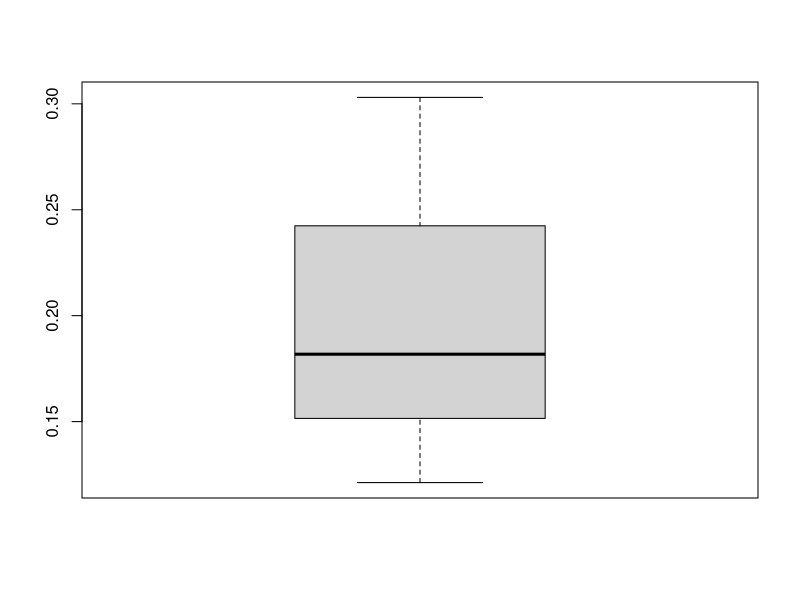
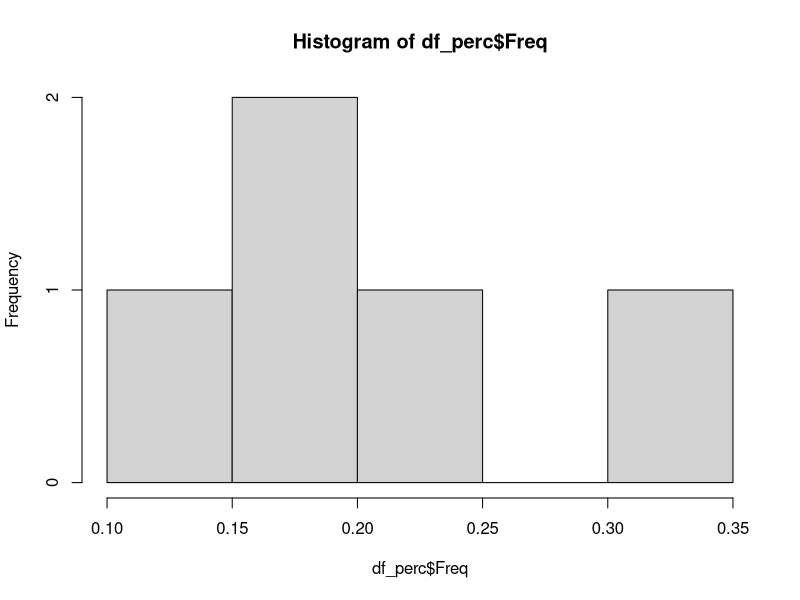
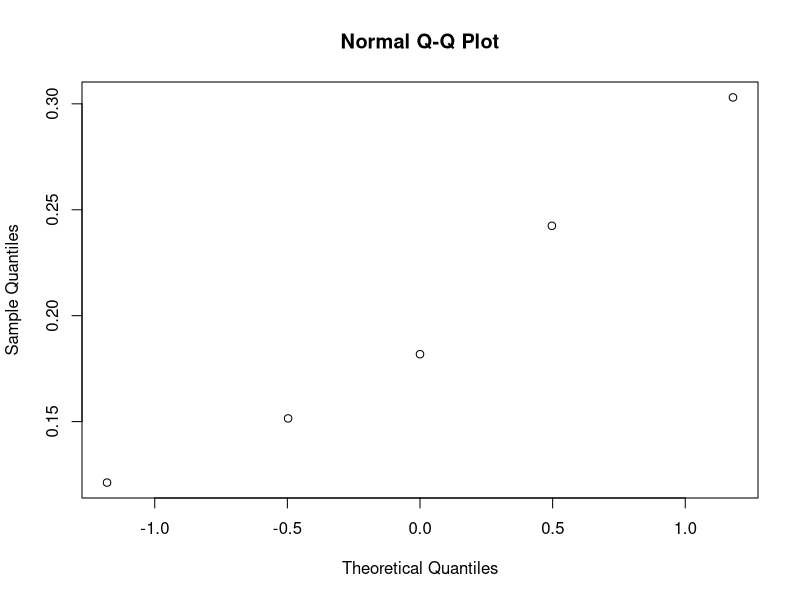

Generate these figures, in order, with R: (Note: this script raises an error after producing the figures.)
## ---- chunk 1
knitr::opts_chunk$set(echo = TRUE)
library(dplyr)
library(ggplot2)
## ---- chunk 2
survey <- read.csv("survey_cleaned.csv",sep = ",", header = T)

str(survey)

## ---- chunk 3
summary(survey)
## ---- chunk 4

na.summay <- c()

for( myname in names(survey)){
  
  s <- as.data.frame(prop.table(table(is.na(survey[,myname]))))
  operacion <- s %>% filter(Var1 == TRUE) %>% select(Freq)
  
  df_temp <- data.frame( 
    column.name=c(myname),  
    na.percentage = ifelse( length(operacion$Freq) == 0, 0, operacion$Freq[1] )
  )
  
  na.summay <- rbind(na.summay,df_temp)
  
}

na.summay %>% arrange(-na.percentage) %>% filter(na.percentage > 0)
## ---- chunk 5
summary(survey$anios_beca)
## ---- chunk 6
survey[is.na(survey$anios_beca),"anios_beca"] <- 0
summary(survey$anios_beca)
## ---- chunk 7
df_perc <- as.data.frame(prop.table(table(survey$jornada)))
df_perc <- df_perc %>% arrange(-Freq)

df_perc

boxplot(df_perc$Freq)
hist(df_perc$Freq)
qqnorm(df_perc$Freq)


df_perc[df_perc$Var1 %in% c("Mañana, Tarde, Noche","Mañana, Noche") , "categoria"] <- "Jornada Completa"
df_perc[df_perc$Var1 %in% c("Tarde","Noche") , "categoria"] <- "Unica Jornada"
df_perc[df_perc$Var1 %in% c("Tarde, Noche") , "categoria"] <- "Doble Jornada"

df_perc <- df_perc %>% select(Var1,categoria)

survey <- left_join(survey,df_perc,by=c("jornada"="Var1"))

survey <- survey[,!(names(survey) %in% c("jornada"))]

names(survey)[length(names(survey))] <- "jornada"
prop.table(table(survey$jornada))
## ---- chunk 8
prop.table(table(survey$indice,survey$trabaja),1)


ggplot(survey) +
  aes(x = indice, fill = factor(trabaja)) +
  geom_bar(position = "stack") +
  theme(axis.text.x = element_text(angle = 45))

ggplot(survey) +
  aes(x = indice, fill = factor(trabaja)) +
  geom_bar(position = "fill") +
  theme(axis.text.x = element_text(angle = 45))



chisq.test(table(survey$indice,survey$trabaja))



